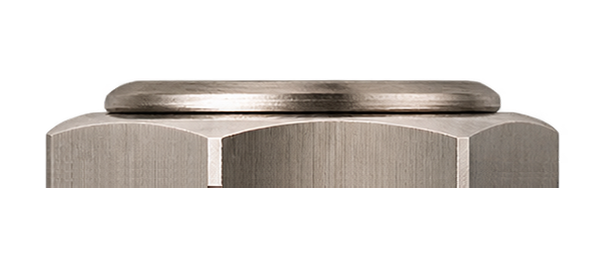
#> input picture assets/kit/jack_photo.png, 615 x 264 px; its folder holds 5 pictures in this run
$ python make_art.py
#> lines starting #> are read from the running program, lines starting #| are printed output that depends on the picture
### tools/photo_controls.py
"""
FreakOut (NINE HANDS | DSP, repris de Screamer / Darkbass) - commandes d'apres les photos fournies par l'utilisateur (nov. 2026) :
  assets/kit/knob_photo.png        potard noir en aluminium tourne (reflets coniques), repere blanc
  assets/kit/footswitch_photo.png  footswitch : ecrou hexagonal texture + bouton en metal tourne

Potard : le repere blanc de la photo est efface (interpolation angulaire a rayon constant, le long des stries
du metal tourne), pour que seul le repere dessine par le plugin tourne et que les reflets restent fixes.
Les deux sprites recoivent une ombre portee (vers le bas a droite) et une ombre de contact d'apres leur canal alpha
(lumiere en haut a gauche, comme le reste de la pedale).
"""
import os
import numpy as np, cv2
from PIL import Image

HERE = os.path.dirname(os.path.abspath(__file__))
KIT = os.path.join(os.path.dirname(HERE), 'assets', 'kit')

KNOB_C, KNOB_RPX = (402.1, 406.3), 341.0          # potard fourni pour FreakOut (nov. 2026) : centre et rayon exterieur (px)
IND_R0, IND_R1, IND_W = 0.27, 0.955, 0.040         # repere creme de la photo : rayons debut / fin et demi-largeur (x rayon)
FS_C, FS_FLATS_PX, FS_BTN_PX = (627.0, 618.5), 729.0, 268.0   # footswitch : centre, distance entre plats, rayon du bouton


def _load(name):
#> called with name = 'jack_photo.png'
    return np.asarray(Image.open(os.path.join(KIT, name)).convert('RGBA')).astype(np.float32)


def _shift(a, dx, dy):
    return cv2.warpAffine(a, np.float32([[1, 0, dx], [0, 1, dy]]), (a.shape[1], a.shape[0]), borderValue=0)


# [93 lines left out: functions _place, _with_shadow, knob_clean, knob_sprite, footswitch_sprite, _demo, not called in this run]


# ------------------------------------------------------------------ embase jack (photo fournie par l'utilisateur, nov. 2026)
# assets/kit/jack_photo.png : ecrou hexagonal + rondelle vus de profil, rondelle en haut ; le bord bas (coupe nette)
# est la face collee au boitier. Sur la pedale : IN a droite, OUT a gauche, rondelle vers l'exterieur.
JACK_BOX = (46, 558, 80, 188)                    # x0, x1, y0, y1 de l'objet dans la photo (px)

def jack_sprite(length_units, AS, side):
    """side = +1 (tranche droite, IN) ou -1 (tranche gauche, OUT). Renvoie (rgba float, largeur, hauteur en unites) ;
    le bord colle au boitier est a gauche (side +1) ou a droite (side -1) du sprite."""
    im = _load('jack_photo.png')
    x0, x1, y0, y1 = JACK_BOX
    crop = im[y0:y1, x0:x1]
    # rotation d'un quart de tour (jamais de miroir) : face boitier (bas de la photo) vers le boitier
    rot = np.rot90(crop, k=-1 if side > 0 else 1).copy()       # k=-1 : horaire (bas -> gauche) ; k=1 : anti-horaire (bas -> droite)
    h, w = rot.shape[:2]
#> h = 512; w = 108
    k = length_units * AS / h
#> k = 0.875
    n_w, n_h = max(1, int(round(w * k))), int(round(h * k))
#> n_w = 94; n_h = 448
    pm = rot.copy(); pm[..., :3] *= pm[..., 3:4] / 255.0
    small = cv2.resize(pm, (n_w, n_h), interpolation=cv2.INTER_AREA)
    a = np.clip(small[..., 3] / 255.0, 0, 1)
    rgb = np.where(a[..., None] > 1e-4, small[..., :3] / np.maximum(a, 1e-4)[..., None], 0)
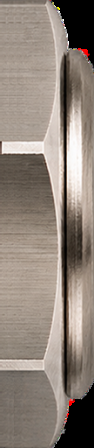
#> rgb: shape (448, 94, 3) float32; mean R, G, B 142.8, 131.4, 121.8; drawn with min black and max white
    # lumiere de la pedale (haut gauche) : le haut de l'ecrou un peu plus clair, le bas un peu plus sombre
    g = np.linspace(1.08, 0.86, n_h)[:, None, None]
    rgb = np.clip(rgb * g, 0, 255)
    return np.dstack([rgb, a * 255]).astype(np.float32), n_w / AS, n_h / AS


# ------------------------------------------------------------------ LED (photo fournie par l'utilisateur, nov. 2026)
# assets/kit/led_photo.png : LED rouge a lentille facettee dans une bague metal. On ne garde que la lentille
# (et son joint sombre), sans la bague metal, recoloree en bleu ; l'etat eteint garde les facettes, lentille sombre.
LED_C, LED_RPX = (623.6, 664.0), 316.0             # photo de LED fournie pour FreakOut (1254 x 1254)

# [42 lines left out: function led_sprites, not called in this run]

### tools/make_art.py
"""
FREAKOUT (NINE HANDS | DSP) - visuel du plugin, entierement recalcule (v1.3.0, nov. 2026).

Regle NINE HANDS | DSP des pedales simples : fond de 1235 x 1800 pixels, pedale plein cadre (le boitier touche le haut et le
bas de l'image, les jacks touchent les bords gauche et droit), fond transparent seulement autour des jacks et dans les coins
arrondis. Repere du plugin = image / 2 = 617,5 x 900 unites. Le dessin est calcule a 4 pixels par unite (2470 x 3600, « 4K »)
puis reduit a 2 pixels par unite : aretes, panneaux et pieces photo restent nets.

Design FreakOut (d'apres le visuel valide par l'utilisateur) : boitier en aluminium brosse, colonne FEEDBACK (9 LED rouges)
et colonne MOMENTARY / DRY en serigraphie noire, potard concentrique RANGE (GAIN au centre, ONSET en jupe), selecteur TYPE,
ecran (ligne d'etat + presets), titre FREAKOUT et onde de larsen, footswitch, logo NINE HANDS | DSP.
Pieces photo du kit NINE HANDS | DSP (photos de l'utilisateur) : potard, LED, footswitch, embases jack, inverseurs.
Une seule lumiere : en haut a gauche (ombres portees vers le bas a droite).

Le fond ne contient AUCUN texte : textes, graduations, filets, fleches, cadre grave, onde du titre et logo sont dessines
par le plugin en vectoriel (Layout.h), nets a toutes les tailles et sur les ecrans 4K / Retina.

Sorties (racine du depot) :
  background.png    fond 1235 x 1800 RGBA
  glow_strip.png    facade eclairee par l'echelle de LED, 5 etats cumulatifs (centre, puis paires vers l'exterieur)
  led_on.png        lentille allumee
  toggle_strip.png  inverseur : haut (ON) / milieu / bas (OFF)
  fs_down.png       footswitch enfonce (meme cadrage que le footswitch du fond)
  Layout.h, tools/layout.json, design/preview_art.png
Usage : python3 tools/make_art.py
"""
import os, sys, math, json
import numpy as np, cv2
from PIL import Image, ImageFont

HERE = os.path.dirname(os.path.abspath(__file__))
ROOT = os.path.dirname(HERE)
sys.path.insert(0, HERE)
import photo_controls as PC
import toggle_photo as TP

AS = 4                                           # pixels par unite pendant le calcul (image finale : 2)
FW, FH = 617.5, 900.0                            # repere du plugin (image 1235 x 1800 / 2)
W, H = int(round(FW * AS)), int(round(FH * AS))
L = np.array([-0.46, -0.62, 0.64]); L /= np.linalg.norm(L)
HV = (L + np.array([0, 0, 1.0])); HV /= np.linalg.norm(HV)

# ------------------------------------------------------------------ geometrie (unites du plugin)
JACK_LEN = 112.0
_j = PC.jack_sprite(JACK_LEN, AS, 1)
JP = math.floor(_j[1] * AS) / AS                 # saillie d'une embase hors du boitier
#> JP = 23.5
BX0, BX1 = JP, FW - JP                           # boitier (le haut et le bas touchent l'image)
#> BX0 = 23.5; BX1 = 594
BY0, BY1 = 0.0, FH
BR = 36.0                                        # rayon des coins du boitier
EDGE = 11.0                                      # arete arrondie de l'aluminium moule
CX = FW / 2
FRAME = (BX0 + 17.0, 17.0, BX1 - BX0 - 34.0, FH - 34.0, 24.0)       # cadre grave (vectoriel)
#> FRAME = (40.5, 17, 536.5, 866, 24)

PANEL_DX = 84.0 - 58.0                           # bord gauche de FEEDBACK aligne sur celui de l'ecran (v1.3.1)
PANEL_A = (58.0 + PANEL_DX, 42.0, 118.0, 414.0)  # colonne FEEDBACK (x, y, w, h)
PANEL_B = (188.0 + PANEL_DX, 42.0, 120.0, 414.0)           # colonne MOMENTARY / DRY
PANEL_R = 12.0
LED_X = 132.0 + PANEL_DX
LEDS = [(LED_X, 82.0 + i * 42.0) for i in range(9)]
LED_LENS = 9.2
TOG = {'momentary': (248.0 + PANEL_DX, 164.0), 'dry': (248.0 + PANEL_DX, 360.0)}
TOG_WASHER, TOG_S = 23.5, 116.0
KX = 448.0                                       # colonne des potards
RANGE_C = (KX, 172.0); SKIRT_R, CAP_R = 64.0, 37.0
TYPE_C = (KX, 360.0); TYPE_R = 42.0
TYPE_ANG = [-135, -90, -45, 0, 45, 90, 135]      # SUB, 1ST, 2ND, 3RD, 5TH, NAT LOW, NAT HI
DISPLAY = (84.0, 478.0, 449.5, 86.0)             # verre de l'ecran (x, y, w, h)
ROW = (DISPLAY[0] + 12, DISPLAY[1] + 6, DISPLAY[2] - 24, 40.0)       # ligne d'etat
BAR = (DISPLAY[0] + 12, DISPLAY[1] + 50, DISPLAY[2] - 24, 28.0)      # barre de presets
JACK_Y = DISPLAY[1] + DISPLAY[3] / 2
TITLE_Y, SUB_Y = 618.0, 668.0
FS = (CX, 768.0); FS_FLATS = 106.0
LOGO_C, LOGO_W = (CX, 866.0), 170.0

YY, XX = np.mgrid[0:H, 0:W].astype(np.float32)
UX, UY = (XX + 0.5) / AS, (YY + 0.5) / AS
rng = np.random.default_rng(7)

def rrect_sd(x, y, x0, y0, w, h, r):
#> called with x0 = 23.5, y0 = 0, w = 570.5, h = 900, r = 36
    cx, cy = x0 + w / 2, y0 + h / 2
#> cx = 308.8; cy = 450
    qx = np.abs(x - cx) - (w / 2 - r); qy = np.abs(y - cy) - (h / 2 - r)
    return np.hypot(np.maximum(qx, 0), np.maximum(qy, 0)) + np.minimum(np.maximum(qx, qy), 0) - r
#> returned value: shape (3600, 2470) float32

# [15 lines left out: functions over, noise, not called in this run]

print('boitier...')
# ------------------------------------------------------------------ 1. boitier : aluminium brosse, arete arrondie
sd = rrect_sd(UX, UY, BX0, BY0, BX1 - BX0, BY1 - BY0, BR)
body = np.clip(0.5 - sd * AS, 0, 1).astype(np.float32)
d_in = np.clip(-sd, 0, None)
hgt = np.where(d_in < EDGE, np.sqrt(np.clip(EDGE ** 2 - (EDGE - d_in) ** 2, 0, None)), EDGE).astype(np.float32)
del d_in
gy, gx = np.gradient(cv2.GaussianBlur(hgt, (0, 0), 1.2), 1.0 / AS)
nz = 1.0 / np.sqrt(gx * gx + gy * gy + 1.0)
nx, ny = -gx * nz, -gy * nz
del gx, gy
ndl = np.clip(nx * L[0] + ny * L[1] + nz * L[2], 0, 1)
ndh = np.clip(nx * HV[0] + ny * HV[1] + nz * HV[2], 0, 1)
flat = np.clip((hgt - EDGE + 0.4) / 0.4, 0, 1)                 # 1 sur le dessus, 0 sur l'arete
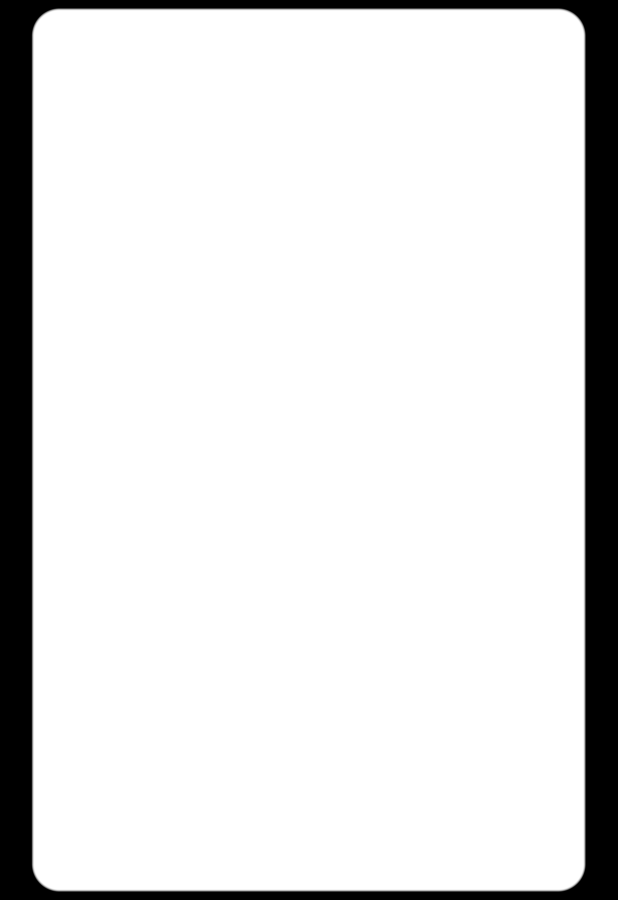
#> flat: shape (3600, 2470) float32 (shown at 1/4 size); min 0, max 1, mean 0.876
del hgt, nx, ny, nz
# texture d'aluminium brosse fournie par l'utilisateur (assets/kit/texture_alu_brosse.jpg, 2048 px, stries horizontales) :
# une seule plaque, sans raccord, mise a la hauteur de la pedale (Lanczos) puis recadree au centre ; le fond final
# (1800 px de haut) garde ainsi presque toute la resolution de la photo
tex = cv2.imread(os.path.join(ROOT, 'assets', 'kit', 'texture_alu_brosse.jpg'))[..., ::-1].astype(np.float32)
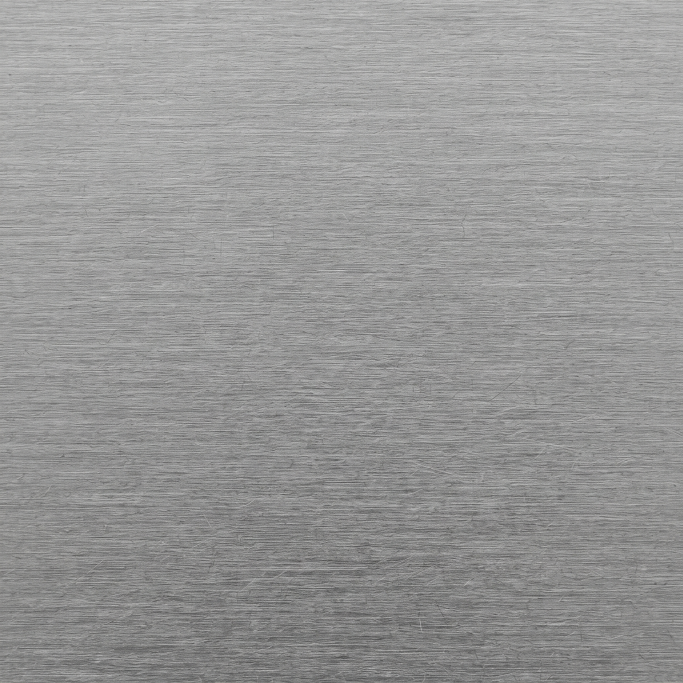
#> input picture assets/kit/texture_alu_brosse.jpg, 2048 x 2048 px (shown at 1/3 size)
sc = max(H / tex.shape[0], W / tex.shape[1])
#> sc = 1.76
tex = cv2.resize(tex, (int(math.ceil(tex.shape[1] * sc)), int(math.ceil(tex.shape[0] * sc))), interpolation=cv2.INTER_LANCZOS4)
#> tex: shape (3600, 3600, 3) float32
ty0, tx0 = (tex.shape[0] - H) // 2, (tex.shape[1] - W) // 2
#> ty0 = 0; tx0 = 565
tex = np.clip(tex[ty0:ty0 + H, tx0:tx0 + W], 0, 255)
#> tex: shape (3600, 2470, 3) float32
tex *= 170.0 / tex.mean()                                    # niveau moyen du metal de la pedale
TEX_CONTRAST = 0.80                                          # contraste de la texture -20 % (v1.3.3)
_m = tex.mean((0, 1), keepdims=True); tex = _m + (tex - _m) * TEX_CONTRAST
#> after `tex = _m + (tex - _m) * TEX_CONTRAST`:
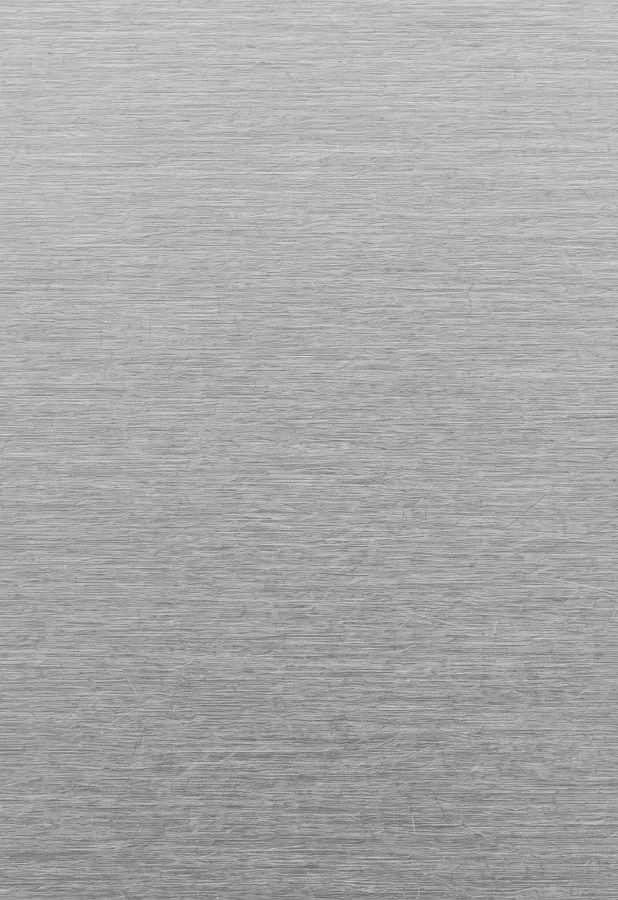
#> tex: shape (3600, 2470, 3) float32 (shown at 1/4 size); mean R, G, B 163.1, 163.1, 162.7
TEX_CONTRAST = 0.80                                          # contraste de la texture -20 % (demande de l'utilisateur, v1.3.3)
tex = 170.0 + (tex - 170.0) * TEX_CONTRAST
sheen = 0.55 + 0.45 * np.exp(-((UX - 210 - (UY - 300) * 0.22) / 210.0) ** 2)
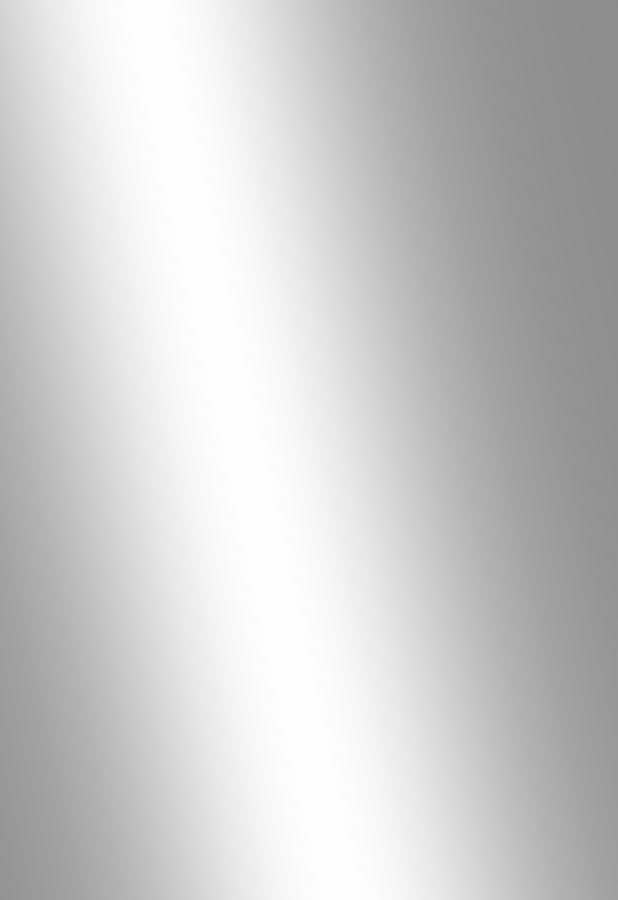
#> sheen: shape (3600, 2470) float32 (shown at 1/4 size); min 0.553, max 1, mean 0.802
grad = 1.0 - 0.09 * (UY / FH) + 0.04 * (1 - UX / FW)
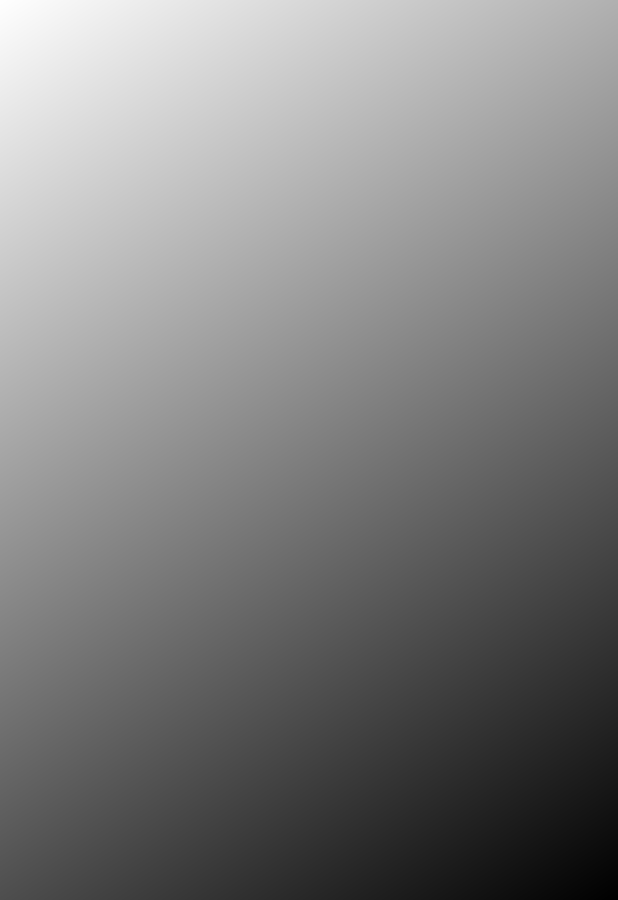
#> grad: shape (3600, 2470) float32 (shown at 1/4 size); min 0.91, max 1.04, mean 0.975; drawn with min black and max white
light = (0.90 + 0.17 * sheen) * grad * 1.03
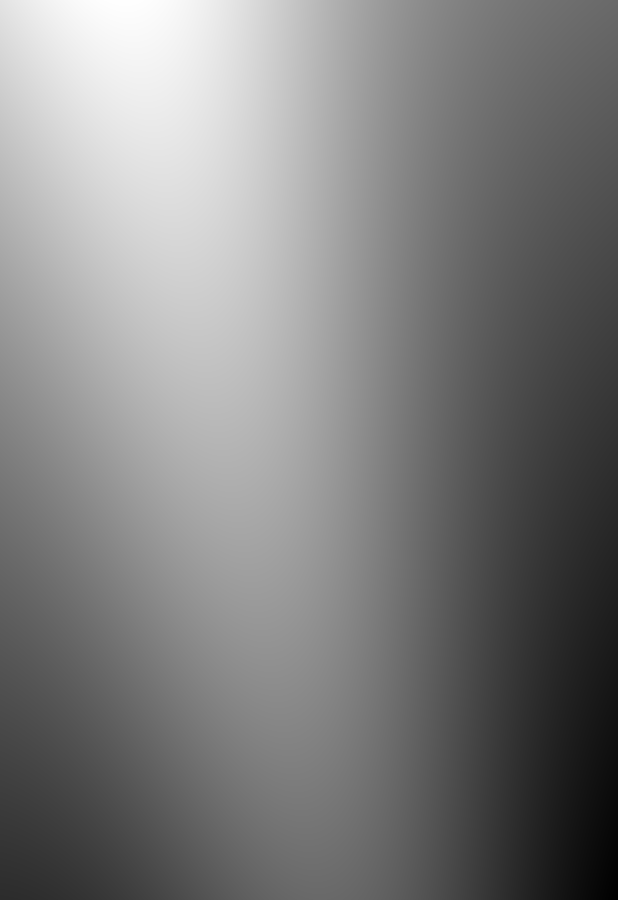
#> light: shape (3600, 2470) float32 (shown at 1/4 size); min 0.944, max 1.14, mean 1.04; drawn with min black and max white
top = tex * light[..., None]
del tex
# arete : eclairage par la normale + reflet brillant, sablage leger
#> (the run stopped early here; a loop or call above may not have finished)
